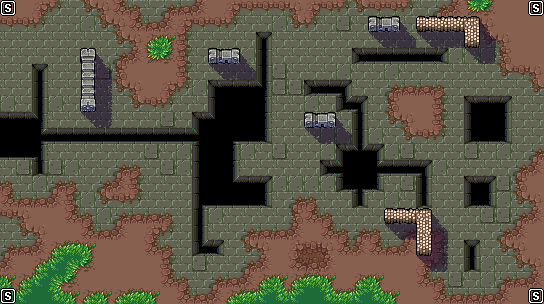

Tiled map render using the project's own tile images. Description and the map definition, with tile-layer contents summarised, below:
An orthogonal 34x19 tile map with 16x16 px tiles, 3 tile layers (Ground, Shadows, Objects).

<map version="1.2" tiledversion="1.2.4" orientation="orthogonal" renderorder="right-down" width="34" height="19" tilewidth="16" tileheight="16" infinite="0" nextlayerid="12" nextobjectid="13">
 <tileset firstgid="1" source="TileSet_Main.tsx" />
 <layer id="2" name="Ground" width="34" height="19">
  <data>[646 cells, 646 non-empty, 60 distinct tile ids]</data>
 </layer>
 <layer id="5" name="Shadows" width="34" height="19" opacity="0.5">
  <data>[646 cells, 32 non-empty, 6 distinct tile ids]</data>
 </layer>
 <layer id="3" name="Objects" width="34" height="19">
  <data>[646 cells, 24 non-empty, 11 distinct tile ids]</data>
 </layer>
</map>